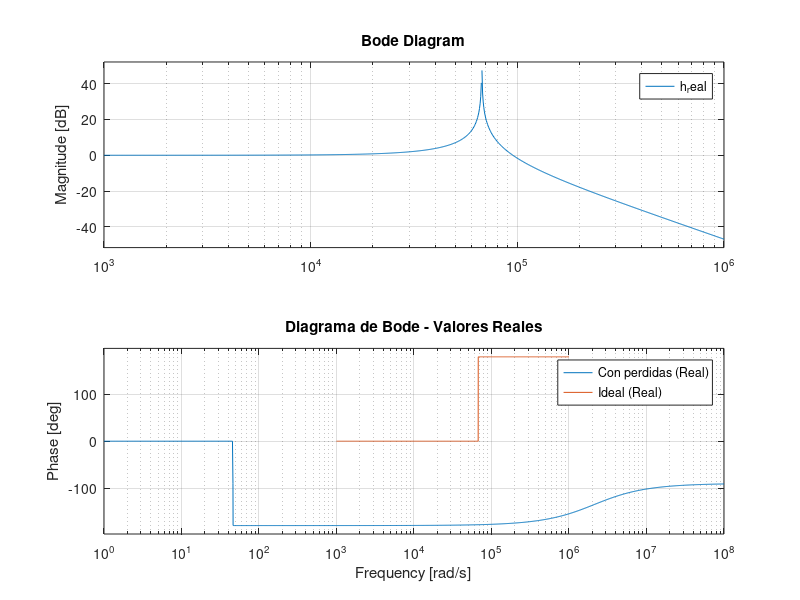
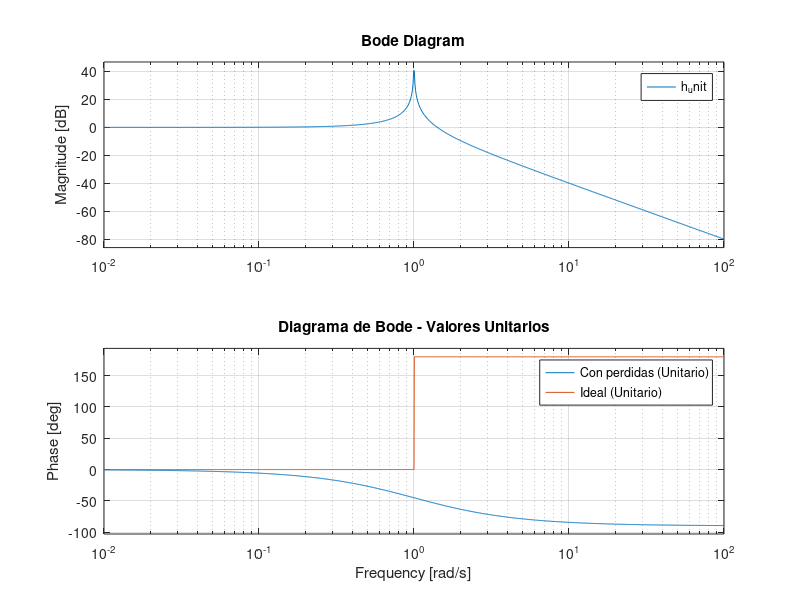

These charts were generated, in order, by the following MATLAB code:
% Definicion y simulacion con Valores Reales
L_real = 470*10^-6;
RL_real = 0.12;
C_real = 0.47*10^-6;
RC_real = 1;

tf('s'); % Define la variable de Laplace 's'

% Modelo con LC con perdida de energia (Valores Reales)
g_real = tf([RC_real*C_real 1],[L_real C_real*(RC_real+RL_real) 1]);

% Modelo con LC sin perdida de energia (Valores Reales)
h_real = tf([1],[L_real*C_real 0 1]);

figure; % Crea una nueva ventana de figura para los valores reales
bode(g_real);
hold on;
bode(h_real);
title('Diagrama de Bode - Valores Reales');
legend('Con perdidas (Real)', 'Ideal (Real)');
grid on;


% Definicion y simulacion con Valores Unitarios
L_unit = 1;
RL_unit = 1;
C_unit = 1;
RC_unit = 1;

% Modelo con LC con perdida de energia (Valores Unitarios)
g_unit = tf([RC_unit*C_unit 1],[L_unit C_unit*(RC_unit+RL_unit) 1]);

% Modelo con LC sin perdida de energia (Valores Unitarios)
h_unit = tf([1],[L_unit*C_unit 0 1]);

figure; % Crea una nueva ventana de figura para los valores unitarios
bode(g_unit);
hold on;
bode(h_unit);
title('Diagrama de Bode - Valores Unitarios');
legend('Con perdidas (Unitario)', 'Ideal (Unitario)');
grid on;
